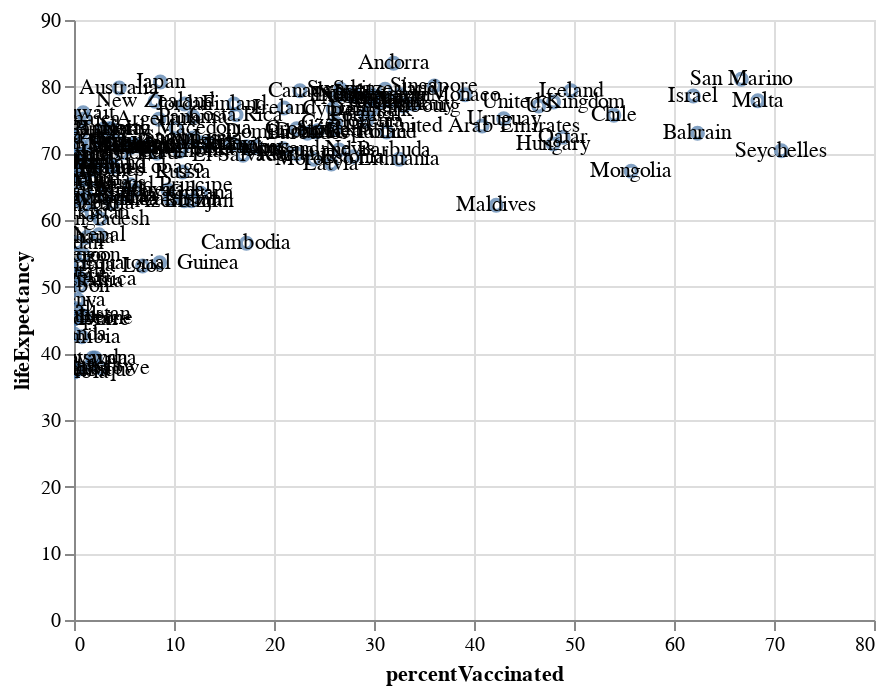

Here is the notebook cell this chart was saved with:
### Code cell
points = alt.Chart(df).mark_point(
            ).encode(x='percentVaccinated:Q', 
                     y='lifeExpectancy:Q')
text = points.mark_text().encode(text='country').interactive()
points+text

### Figure 1 — Vega-Lite specification as saved in the notebook (floating-point values rounded to 4 significant figures; data arrays with more than 128 entries replaced by an {"elided": "..."} marker saying what was removed)
{"config": {"view": {"continuousWidth": 400, "continuousHeight": 300}}, "layer": [{"mark": "point", "encoding": {"x": {"type": "quantitative", "field": "percentVaccinated"}, "y": {"type": "quantitative", "field": "lifeExpectancy"}}}, {"mark": "text", "encoding": {"text": {"type": "nominal", "field": "country"}, "x": {"type": "quantitative", "field": "percentVaccinated"}, "y": {"type": "quantitative", "field": "lifeExpectancy"}}, "selection": {"selector004": {"type": "interval", "bind": "scales", "encodings": ["x", "y"]}}}], "data": {"name": "data-779d22ea6582dc9d693530b8bebd6075"}, "$schema": "https://vega.github.io/schema/vega-lite/v4.8.1.json", "datasets": {"data-779d22ea6582dc9d693530b8bebd6075": {"elided": "165 records"}}}
